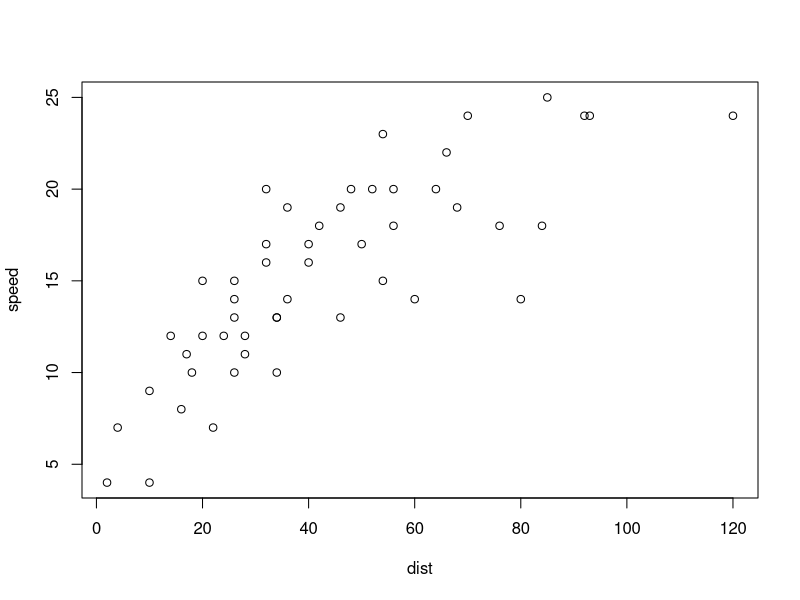

This chart was generated by the following R code:
## ---- chunk 1
knitr::opts_chunk$set(echo = TRUE)
## ---- chunk 2
data(cars)
attach(cars)
str(cars)
plot(speed~dist)
